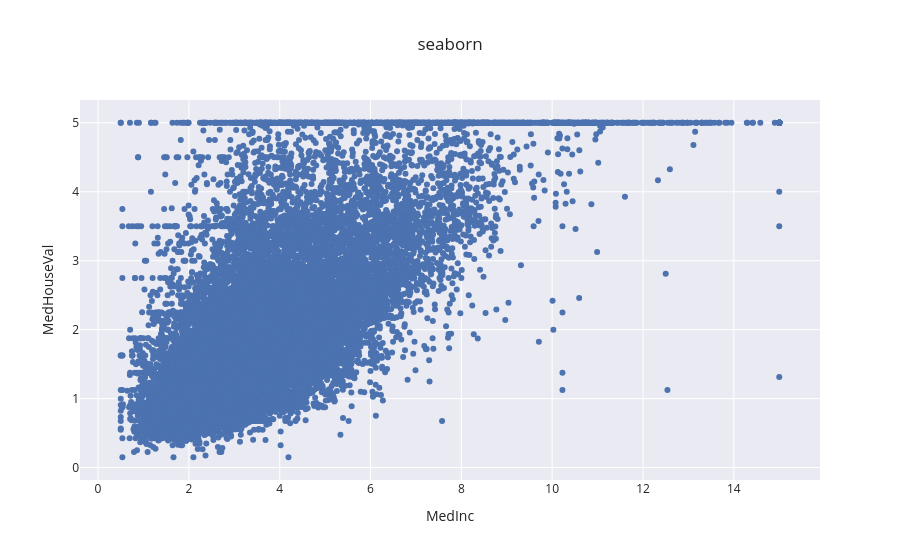

Notebook source saved alongside this figure:
### Code cell
# seabornテンプレートを使用
figure = go.Figure(
    data=[trace],
    layout = go.Layout(
        template=templates_config['seaborn'],   # template='seaborn' でも可
        xaxis={'title': 'MedInc'},
        yaxis={'title': 'MedHouseVal'},
        title='seaborn'
    )
)

figure

### Figure 1 — Plotly figure (JSON) as saved in the notebook; plotly's stock layout.template omitted (floating-point values rounded to 4 significant figures; data arrays with more than 128 entries replaced by an {"elided": "..."} marker saying what was removed)
{"data": [{"mode": "markers", "type": "scatter", "x": {"elided": "20640 float values"}, "y": {"elided": "20640 float values"}}], "layout": {"title": {"text": "seaborn"}, "xaxis": {"title": {"text": "MedInc"}}, "yaxis": {"title": {"text": "MedHouseVal"}}}}
